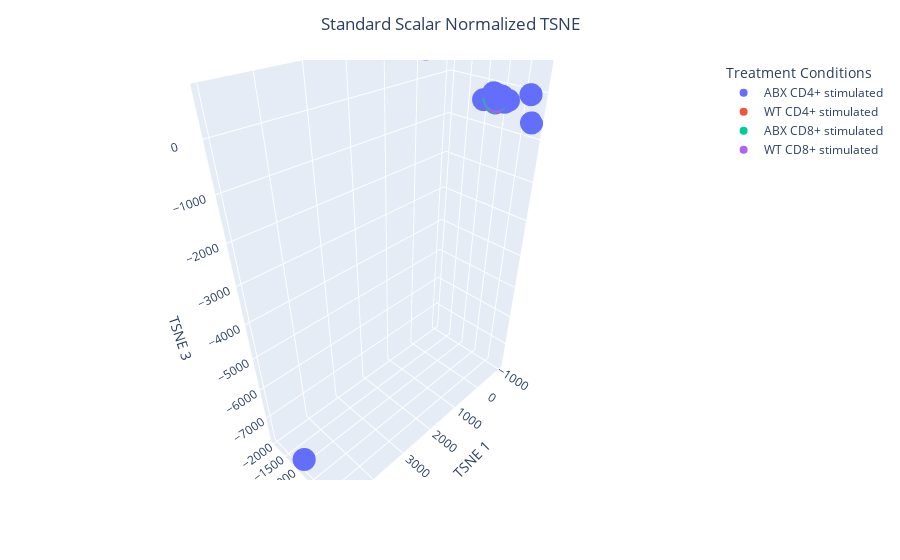

Notebook code for this chart:
### Code cell
def tsne_func(n, method, plot_type, perplexity, iterations, cytokines, df , color_discrete_map):
    if n is None: 
        #return no_update
        return("ok")
    else:
        df = pd.DataFrame(df)
        Y = df.loc[:,['Treatment Conditions']].values
        x = df.loc[:, cytokines].values
        # # Separating out the target
        if method == "Standard Scalar Normalized":
             x = StandardScaler().fit_transform(x)
        pca = PCA()
        principalComponents = pca.fit_transform(x)
        tsne = TSNE(n_components=3, perplexity=perplexity, n_iter=iterations).fit_transform(principalComponents)
        df = pd.DataFrame(tsne)
        df2 = df.rename({0: "TSNE 1", 1: "TSNE 2", 2: "TSNE 3"}, axis=1) 
        df2['Treatment Conditions'] = Y
        if plot_type == "2D":
            fig = px.scatter(df2, x="TSNE 1", y= "TSNE 2", color="Treatment Conditions", color_discrete_map = color_discrete_map)
        else:
            fig = px.scatter_3d(df2, x="TSNE 1", y="TSNE 2", z="TSNE 3", color="Treatment Conditions", color_discrete_map = color_discrete_map)      
        fig.update_layout(title_text = method + " TSNE", title_x=0.5, )
        fig.update_layout(plot_bgcolor='rgb(255,255,255)')
        return(fig)

tsne_func(1, "Standard Scalar Normalized", "3D", 30, 500, cyto_list, df_)

### Figure 1 — Plotly figure (JSON) as saved in the notebook; plotly's stock layout.template omitted (floating-point values rounded to 4 significant figures; data arrays with more than 128 entries replaced by an {"elided": "..."} marker saying what was removed)
{"data": [{"hovertemplate": "Treatment Conditions=ABX CD4+ stimulated<br>TSNE 1=%{x}<br>TSNE 2=%{y}<br>TSNE 3=%{z}<extra></extra>", "legendgroup": "ABX CD4+ stimulated", "marker": {"color": "#636efa", "symbol": "circle"}, "mode": "markers", "name": "ABX CD4+ stimulated", "scene": "scene", "showlegend": true, "type": "scatter3d", "x": {"elided": "480 float values"}, "y": {"elided": "480 float values"}, "z": {"elided": "480 float values"}}, {"hovertemplate": "Treatment Conditions=WT CD4+ stimulated<br>TSNE 1=%{x}<br>TSNE 2=%{y}<br>TSNE 3=%{z}<extra></extra>", "legendgroup": "WT CD4+ stimulated", "marker": {"color": "#EF553B", "symbol": "circle"}, "mode": "markers", "name": "WT CD4+ stimulated", "scene": "scene", "showlegend": true, "type": "scatter3d", "x": {"elided": "821 float values"}, "y": {"elided": "821 float values"}, "z": {"elided": "821 float values"}}, {"hovertemplate": "Treatment Conditions=ABX CD8+ stimulated<br>TSNE 1=%{x}<br>TSNE 2=%{y}<br>TSNE 3=%{z}<extra></extra>", "legendgroup": "ABX CD8+ stimulated", "marker": {"color": "#00cc96", "symbol": "circle"}, "mode": "markers", "name": "ABX CD8+ stimulated", "scene": "scene", "showlegend": true, "type": "scatter3d", "x": {"elided": "1123 float values"}, "y": {"elided": "1123 float values"}, "z": {"elided": "1123 float values"}}, {"hovertemplate": "Treatment Conditions=WT CD8+ stimulated<br>TSNE 1=%{x}<br>TSNE 2=%{y}<br>TSNE 3=%{z}<extra></extra>", "legendgroup": "WT CD8+ stimulated", "marker": {"color": "#ab63fa", "symbol": "circle"}, "mode": "markers", "name": "WT CD8+ stimulated", "scene": "scene", "showlegend": true, "type": "scatter3d", "x": {"elided": "940 float values"}, "y": {"elided": "940 float values"}, "z": {"elided": "940 float values"}}], "layout": {"legend": {"title": {"text": "Treatment Conditions"}, "tracegroupgap": 0}, "margin": {"t": 60}, "plot_bgcolor": "rgb(255,255,255)", "scene": {"domain": {"x": [0, 1], "y": [0, 1]}, "xaxis": {"title": {"text": "TSNE 1"}}, "yaxis": {"title": {"text": "TSNE 2"}}, "zaxis": {"title": {"text": "TSNE 3"}}}, "title": {"text": "Standard Scalar Normalized TSNE", "x": 0.5}}}
